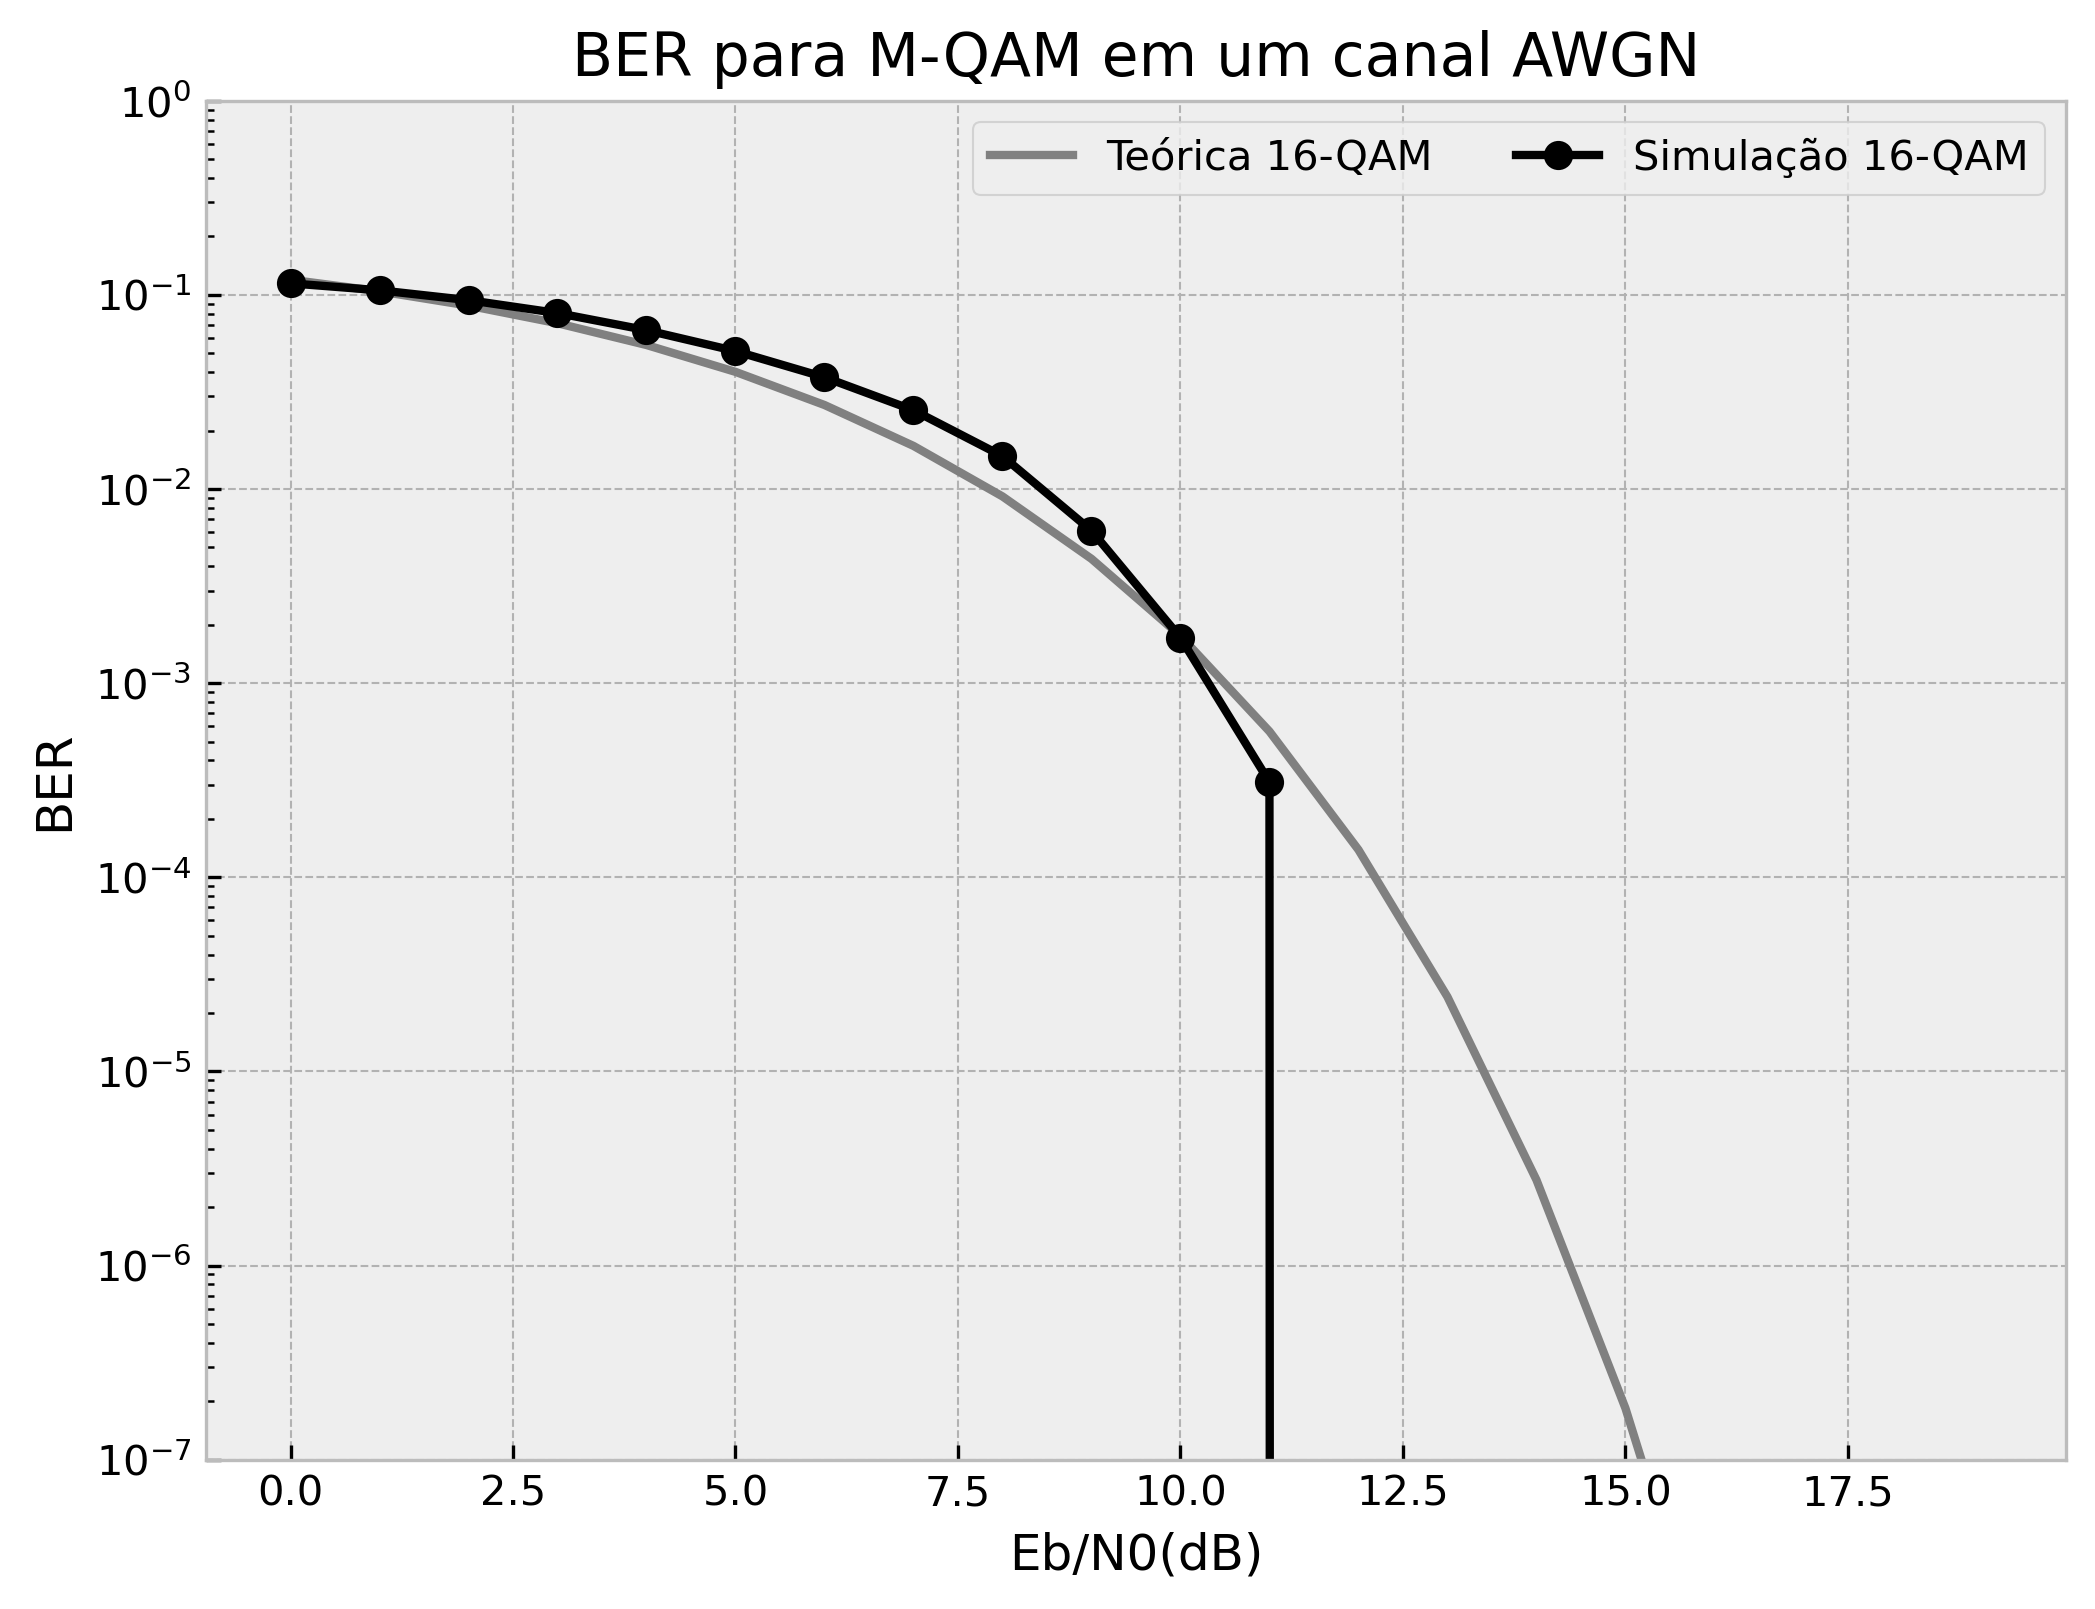

This figure's Python source:
# -------------------------------------------------------------------------
# Bibliotecas
# -------------------------------------------------------------------------

import numpy as np
import matplotlib.pyplot as plt
from numpy import log2, sqrt
from scipy.special import erfc
from scipy import signal
from scipy.signal import upfirdn
from scipy.spatial.distance import cdist
from PIL import Image
from tqdm import tqdm
import abc
import galois

#%%
class Equalizer():
    # Base class: Equalizer (Abstract base class)
    # Attribute definitions:
    #    self.N: length of the equalizer
    #    self.w : equalizer weights
    #    self.delay : optimized equalizer delay
    def __init__(self,N): # constructor for N tap FIR equalizer
        self.N = N
        self.w = np.zeros(N)
        self.opt_delay = 0
        
    @abc.abstractmethod
    def design(self): #Abstract method
        "Design the equalizer for the given impulse response and SNR"
    
    def convMatrix(self,h,p):
        """
        Construct the convolution matrix of size (N+p-1)x p from the
        input matrix h of size N. (see chapter 1)
        Parameters:
            h : numpy vector of length L
            p : scalar value
        Returns:
            H : convolution matrix of size (L+p-1)xp
        """
        col=np.hstack((h,np.zeros(p-1)))
        row=np.hstack((h[0],np.zeros(p-1)))
        
        from scipy.linalg import toeplitz
        H=toeplitz(col,row)
        return H
        
    def equalize(self,inputSamples):
        """
        Equalize the given input samples and produces the output
        Parameters:
            inputSamples : signal to be equalized
        Returns:
            equalizedSamples: equalized output samples
        """
        #convolve input with equalizer tap weights
        equalizedSamples = np.convolve(inputSamples,self.w)
        return equalizedSamples    
        
class zeroForcing(Equalizer): #Class zero-forcing equalizer
    def design(self,h,delay=None): #override method in Equalizer abstract class
        """
        Design a zero forcing equalizer for given channel impulse response (CIR).
        If the tap delay is not given, a delay optimized equalizer is designed
        Parameters:
            h : channel impulse response
            delay: desired equalizer delay (optional)
        Returns: MSE: Mean Squared Error for the designed equalizer
        """
        L = len(h)
        H = self.convMatrix(h,self.N) #(L+N-1)xN matrix - see Chapter 1
        # compute optimum delay based on MSE
        Hp = np.linalg.pinv(H) #Moore-Penrose Pseudo inverse
        #get index of maximum value using argmax, @ for matrix multiply
        opt_delay = np.argmax(np.diag(H @ Hp))
        self.opt_delay = opt_delay #optimized delay
        
        if delay==None:
            delay=opt_delay
        elif delay >=(L+self.N-1):
            raise ValueError('Given delay is too large delay (should be < L+N-1')
        
        k0 = delay
        d=np.zeros(self.N+L-1);d[k0]=1 #optimized position of equalizer delay
        self.w=Hp @ d # Least Squares solution, @ for matrix multiply
        MSE=(1-d.T @ H @ Hp @ d) #MSE and err are equivalent,@ for matrix multiply
        return MSE
#%%
# -------------------------------------------------------------------------
# Funções
# -------------------------------------------------------------------------
def qamPe(M, EbN0dBs):
    gamma_s = log2(M) * (10**(EbN0dBs/10))
    SERs = 1 - (1 - (1 - 1/sqrt(M)) * erfc(sqrt(3/2 * gamma_s / (M-1))))**2
    return SERs

def qamConst(M, Ex=1):
    d = np.sqrt(6 * Ex / (M - 1))
    QamSym = np.arange(-(np.sqrt(M) - 1), np.sqrt(M), 2) * d / 2
    QamSym = (np.ones((int(np.sqrt(M)), 1)) @ QamSym.reshape(1, -1) + 
              1j * QamSym.reshape(-1, 1)[::-1] @ np.ones((1, int(np.sqrt(M)))))
    QamSym = QamSym.reshape(-1)
    
    return QamSym

def awgn(x, EbN0dB, oversampling):
    snr_dB = EbN0dB + 10 * np.log10(log2(M)) - 10 * np.log10(oversampling)
    Nx = len(x)
    snr = 10 ** (snr_dB / 10)
    Px = np.sum(abs(x) ** 2) / Nx
    sigma2 = Px / snr
    if np.isrealobj(x):
        w = np.sqrt(sigma2) * np.random.randn(Nx)
    else:
        w = np.sqrt(sigma2 / 2) * (np.random.randn(Nx) + 1j * np.random.randn(Nx))
    y = x + w
    
    return y

def detectorIQ(Sym, SymRE):
    XA = np.column_stack((np.real(SymRE), np.imag(SymRE)))
    XB = np.column_stack((np.real(Sym), np.imag(Sym)))
    d = cdist(XA, XB, metric='euclidean')
    ind = np.argmin(d, axis=1)
    x_hat = np.array([Sym[ind[i]] for i in range(len(ind))])
    
    return x_hat  

def srrc(beta, Tb, L, Nb):
    Fs = L / Tb
    Ts = 1 / Fs
    t = np.arange(-Nb * Tb / 2, Nb * Tb / 2 + Ts, Ts)
    p = (1 / Tb) * ((np.sin(np.pi * t * (1 - beta) / Tb) + 
                     (4 * beta * t / Tb) * np.cos(np.pi * t * (1 + beta) / Tb)) /
                    ((np.pi * t / Tb) * (1 - (4 * beta * t / Tb) ** 2)))
    
    p[t == 0] = (1 / Tb) * (1 - beta + 4 * beta / np.pi)
    p[t == Tb / (4 * beta)] = (beta / (np.sqrt(2) * Tb)) * (
        (1 + (2 / np.pi)) * np.sin(np.pi / (4 * beta)) + 
        (1 - (2 / np.pi)) * np.cos(np.pi / (4 * beta)))
    p[t == -Tb / (4 * beta)] = (beta / (np.sqrt(2) * Tb)) * (
        (1 + (2 / np.pi)) * np.sin(np.pi / (4 * beta)) + 
        (1 - (2 / np.pi)) * np.cos(np.pi / (4 * beta)))
    
    return (t, p)

def eyediagram(x, n, title):
    plt.figure(figsize = (10,8),dpi = 300
               )
    num_traces = len(x) // n
    for i in range(num_traces):
        trace = x[i * n:(i + 1) * n]
        plt.plot(trace, color='blue', alpha=0.5)
    
    plt.title(f'Diagrama de olho - {title}')
    plt.xlabel('Tempo')
    plt.ylabel('Amplitude')
    plt.grid(True)
    plt.show()
    
def encode(image_path, M):
    qam_alphabet = qamConst(M) # Gera um array com os simbolos M-QAM
    image = Image.open(image_path).convert('L') # Converte a imagem para a escala Grey, onde cada pixel é representado por um valor de 0-255
    data = np.array(image).flatten() # Transforma os pixeis da imagem 2-D em um Vetor 1-D
    binary_data = ''.join(format(byte, '08b') for byte in data) # Percorre cada valor do pixel em data e converte para uma string binaria de 8 bits e gera uma string continua
    bits_per_symbol = int(np.log2(len(qam_alphabet))) # Calcula o numero de bits por simbolo
    symbols = [qam_alphabet[int(binary_data[i:i+bits_per_symbol], 2)] for i in range(0, len(binary_data), bits_per_symbol)] #Mapea os bits para simbolos QAM, basicamente pega um bloco de bits (M = 16, ent 4 bits) e converte para simbolos Qam
    symbols_array = np.array(symbols) # Gera um array numpy
    
    # Plotar a imagem original
    plt.figure(dpi = 300)
    plt.imshow(image, cmap='gray')
    plt.title("Imagem Transmitida")
    plt.axis('off')
    plt.show()
    
    return symbols_array, image.size

def decode(symbols, M, image_shape,EbN0dB):
    qam_alphabet = qamConst(M)
    reverse_alphabet = {symbol: format(i, f'0{int(np.log2(len(qam_alphabet)))}b') for i, symbol in enumerate(qam_alphabet)}
    binary_data = ''.join(reverse_alphabet[symbol] for symbol in symbols)
    byte_data = [binary_data[i:i+8] for i in range(0, len(binary_data), 8)]
    int_data = [int(byte, 2) for byte in byte_data]
    image_data = np.array(int_data, dtype=np.uint8).reshape(image_shape)
    image = Image.fromarray(image_data)
    
    # Plotar a imagem decodificada
    plt.figure(dpi = 300)
    plt.imshow(image, cmap='gray')
    plt.title(f"Imagem Recebida com Eb/N0 = {EbN0dB} dB")
    plt.axis('off')
    plt.show()
    
    return image

def plotarConst(M,SymRE,EbN0dB):
    QamSyms = qamConst(M)
    plt.figure(figsize = (10,8),dpi = 300)
    plt.title(f'Constelação {M}-QAM para Eb/N0 = {EbN0dB} dB')
    plt.plot(np.real(SymRE),np.imag(SymRE),'.',label = 'Simbolos Recebidos',color = 'red')
    plt.plot(np.real(QamSyms),np.imag(QamSyms),'.',label = 'Simbolos Transmitidos',color = 'blue',markersize = 10)
    plt.xlabel('I')
    plt.ylabel('Q')
    plt.legend(loc='upper right',ncol=2)
    plt.show()
    
def plotarResposta(h,Fs,title):
    #CFR
    F,H = signal.freqz(h,1,2048,whole = True,fs = Fs)
    gain = 20*np.log10(np.fft.fftshift(abs(H)))
    #Plot
    plt.figure(figsize=(10, 6),dpi = 300)
    plt.plot((F - Fs/2)/1000, gain)
    plt.axis([-Fs/2000,Fs/2000,-15,15])
    plt.title(f'CFR para h = {title}')
    plt.xlabel('f (kHz)')
    plt.ylabel('Ganho (dB)')
    plt.grid(True)
    plt.show()

def de2bi(matriz, num_bits):
    matriz_bits = [[np.binary_repr(valor, width=num_bits) for valor in linha] for linha in matriz]
    matriz_expandida = []
    for linha in matriz_bits:
        for bit_pos in range(num_bits):
            linha_bits = [int(bits[bit_pos]) for bits in linha]
            matriz_expandida.append(linha_bits)
    return np.array(matriz_expandida)

def bi2de(matriz_bits):
    num_rows = bit_symbols.shape[0]
    num_cols = bit_symbols.shape[1]

    matriz_decimal = []
    for i in range(num_rows):
        bit_string = ''.join(str(bit_symbols[i, j]) for j in range(num_cols))
        valor_decimal = int(bit_string, 2)
        matriz_decimal.append(valor_decimal)
    
    return np.array(matriz_decimal)

def bi2de_matriz(matriz_expandida, num_bits):
    num_linhas_expandida = len(matriz_expandida)
    num_colunas = len(matriz_expandida[0])
    
    # Calculando o número original de linhas da matriz
    num_linhas_original = num_linhas_expandida // num_bits
    
    # Inicializando a matriz original
    matriz_original = []
    
    for i in range(num_linhas_original):
        linha_original = []
        for j in range(num_colunas):
            # Construindo o valor binário a partir das linhas expandida
            valor_binario = ''.join(str(matriz_expandida[i * num_bits + k][j]) for k in range(num_bits))
            # Convertendo o valor binário para decimal
            valor_decimal = int(valor_binario, 2)
            linha_original.append(valor_decimal)
        matriz_original.append(linha_original)
    
    return np.array(matriz_original)

#%%
# -------------------------------------------------------------------------
# Parametros
# -------------------------------------------------------------------------

Fs = 44100           # Frequencia de Amostragem do Sinal Continuo (Hz)
Ts = 1 / Fs          # Periodo de Amostragem (s)
oversampling = 10    # Fator Fs/R
R = Fs / oversampling  # Taxa de Transmissao em simbolos/s (baud rate)
T = 1 / R            # Periodo de Simbolo (s)
dell = 25            # Resposta do filtro formatador se estende por (2*dell) periodos de simbolo
rolloff = 0.5        # Fator de rolloff dos filtros Tx e Rx

# Filtro de Tx+Rx
filtro = srrc(rolloff, T, oversampling, 2*dell) 
pulso = filtro[1]
pulso = pulso / np.linalg.norm(pulso)

# Canal Passa Baixas Simulado usando um Filtro de Butterworth 
fc = R / 2 * (1 + rolloff)  # Largura de banda do sinal transmitido
bn, an = signal.butter(5, 2 * fc / Fs)  # Filtro passa-baixas de largura de banda fc

# Canal do exercicio de simulação 4
h_k = np.array([0.19 +1j*0.56, 0.45 - 1j*1.28, -0.14 - 1j*0.53, -0.19 + 1j*0.23, 0.33 +1j*0.51])
#plotarResposta(h_k,Fs,'Canal distorcido')

# Equalizador
#from DigiCommPy.equalizers import zeroForcing
# Equalizer Design Parameters
N = 18

zf = zeroForcing(N)
mse = zf.design(h = h_k)
w = zf.w # Coeficientes do filtro
#plotarResposta(w,Fs,'Canal ZF')

h_sys = zf.equalize(h_k) # Efeito do canal e do equalizador
#plotarResposta(h_sys,Fs,'Canal equalizado')

# Canal sem distorção
#h = np.array([1])
#plotarResposta(h,Fs)

# Plotar resposta dos 3 canais
plt.figure(figsize=(10,6),dpi = 300)

F,H = signal.freqz(h_k,1,2048,whole = True,fs = Fs)
gain = 20*np.log10(np.fft.fftshift(abs(H)))
#Plot do canal com distorção
plt.plot((F - Fs/2)/1000, gain,label = 'h_isi')

# Plot do canal ZF
F,H = signal.freqz(w,1,2048,whole = True,fs = Fs)
gain = 20*np.log10(np.fft.fftshift(abs(H)))
plt.plot((F - Fs/2)/1000, gain,label = 'h_zf')

# Plot do canal equalizado
F,H = signal.freqz(h_sys,1,2048,whole = True,fs = Fs)
gain = 20*np.log10(np.fft.fftshift(abs(H)))
plt.plot((F - Fs/2)/1000, gain,label = 'h_sys')

plt.axis([-Fs/2000,Fs/2000,-15,15])
plt.title(f'CFR para $N_1 + N_2 = {N}$')
plt.xlabel('f (kHz)')
plt.ylabel('Ganho (dB)')
plt.grid(True)
plt.legend()
plt.show()
#%%
# -------------------------------------------------------------------------
# Parametros de simulação
# -------------------------------------------------------------------------

# Caminho da imagem a ser transmitida
image_path = 'image.tif'

ArrayDeM = [16]
EbN0dBs = np.arange(0,20,1)
#nSym = 10**6 # Simulação monte carlo

BER_simulada = np.zeros(len(EbN0dBs))
BER_teorica = np.zeros(len(EbN0dBs)) 

plt.style.use('bmh')
markers = ['o-', 's', '^', 'd']
linestyles = ['-', '--', '-.', ':']
   
for i, M in enumerate(ArrayDeM):
    bit = np.log2(M)
    QamSym = qamConst(M=16,Ex=10)
    
    # Codificação de canal
    rs = galois.ReedSolomon(63,59)
    GF = rs.field
    num_blocos = 1000
    
    matriz_blocos = np.array([GF.Random(rs.k) for _ in range(num_blocos)])
    matriz_encode = rs.encode(matriz_blocos)
    matriz_encode_bits = de2bi(matriz_encode,6)
    bit_symbols = matriz_encode_bits.reshape(-1,2)

    # Modulação
    symbols = bi2de(bit_symbols)
    alfabeto = [-3, -1, 1, 3]
    pam = np.array([alfabeto[val] for val in symbols])
    pam_I = pam[0::2]
    pam_Q = pam[1::2]
    QamSyms_tx = pam_I + 1j*pam_Q
    
    
    sinal_tx = upfirdn([1], QamSyms_tx, oversampling) 
    sinal_tx_filtrado = np.convolve(sinal_tx, pulso)
    sinal_rx = signal.filtfilt(h_k, 1, sinal_tx_filtrado) 

    
    for j, EbN0dB in tqdm(enumerate(EbN0dBs), total=len(EbN0dBs), desc=f'{M} - QAM '): # Adição do ruido AWGN
        sinal_rx_ruido = awgn(sinal_rx, EbN0dB, oversampling)
        sinal_rx_casado = np.convolve(sinal_rx_ruido, pulso[::-1])
        
        sinal_rx_casado = signal.filtfilt(w,1,sinal_rx_casado)   # Equalização
        
        qam_rx = sinal_rx_casado[::oversampling]
        QamSyms_rx = qam_rx[dell*2:len(qam_rx)-dell*2] 
        QamSyms_quant = detectorIQ(QamSym, QamSyms_rx)
        
        pam_I_rx = np.real(QamSyms_quant)
        pam_Q_rx = np.imag(QamSyms_quant)

        pam_rx = np.zeros(len(pam))
        pam_rx[0::2] = pam_I_rx
        pam_rx[1::2] = pam_Q_rx
        
        # Demodulação
        symbols_rx = (pam_rx + 3) / 2
        symbols_rx = np.array(symbols_rx,dtype = int)

        # Decodificação de canal
        bit_symbols_rx = np.array([list(format(value, '02b')) for value in symbols_rx], dtype=int)
        matriz_encode_bits_rx = bit_symbols_rx.reshape(-1,63)
        matriz_encode_rx = bi2de_matriz(matriz_encode_bits_rx, 6)
        matriz_blocos_rx = rs.decode(matriz_encode_rx)
        
        BER_simulada[j] = np.sum(matriz_blocos_rx != matriz_blocos)/(num_blocos*63*6)
        BER_teorica[j] = qamPe(M, EbN0dB) / bit
        
    plt.figure(figsize=(8, 6), dpi=300)
    plt.plot(EbN0dBs, BER_teorica, label=f'Teórica {M}-QAM', color='grey', linestyle=linestyles[i])
    plt.plot(EbN0dBs, BER_simulada, markers[i], label=f'Simulação {M}-QAM', color='black')
    plt.yscale('log')
    plt.ylabel('BER')
    plt.xlabel('Eb/N0(dB)')  
    plt.ylim(10**-7, 10**0)   
    plt.legend(ncol=4) 
   
plt.title("BER para M-QAM em um canal AWGN")     
plt.show()
